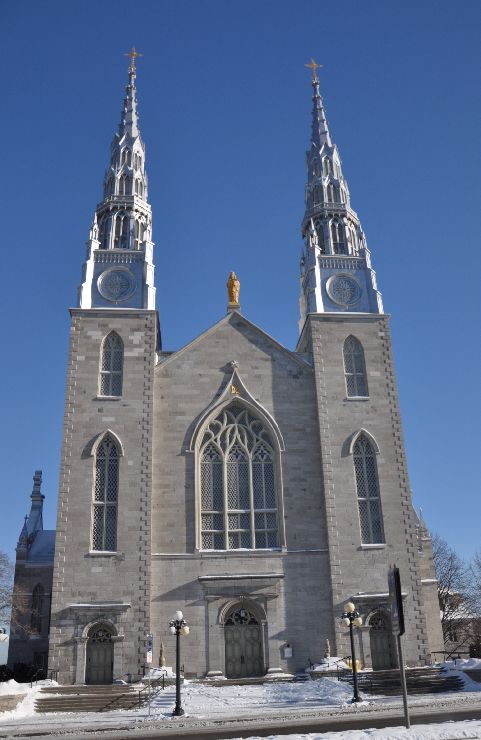
#> input picture images/church01.jpg, 481 x 740 px
$ python 8.2.1.py
#> lines starting #> are read from the running program, lines starting #| are printed output that depends on the picture; after the words box and inside, x2 and y2 are one past the last pixel; in counts of white or black regions, pixels touching at a corner belong together
# encoding=utf8
import numpy as np
import cv2

filename = "../images/church01.jpg"

img = cv2.imread(filename, 0)
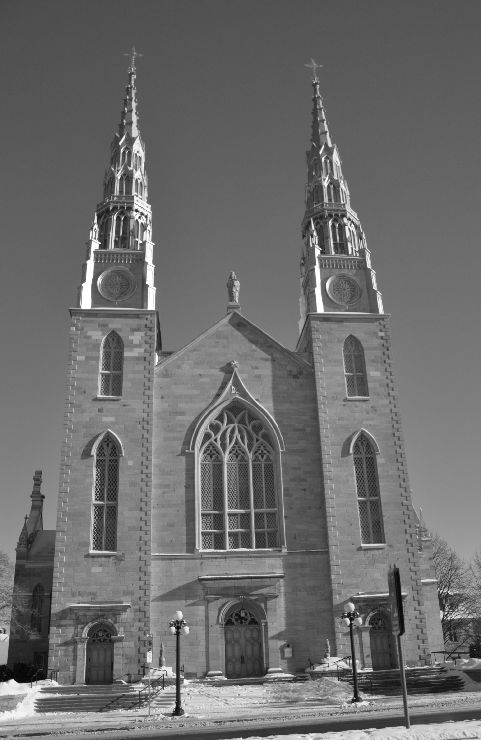
#> img: shape (740, 481); min 0, max 255, mean 108.3
cornerStrength = cv2.cornerHarris(img, 3, 3, 0.01)
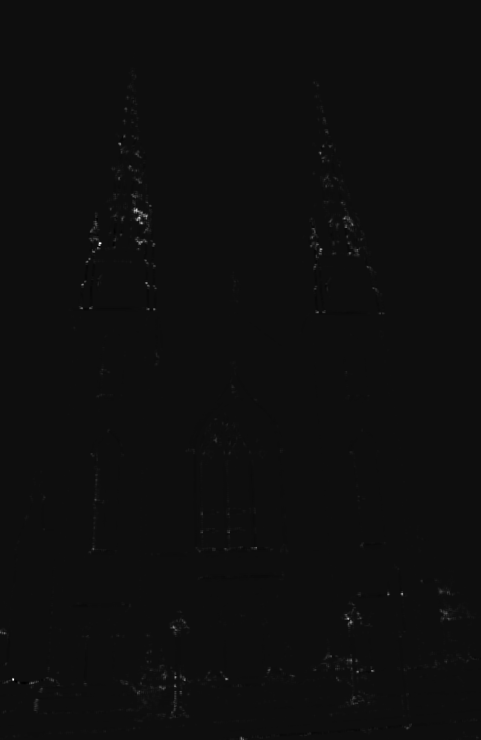
#> cornerStrength: shape (740, 481) float32; min -0.00136, max 0.0233, mean 3.96e-05; drawn with min black and max white

threshold = 0.0001
_, harrisCorners = cv2.threshold(cornerStrength, threshold, 255, cv2.THRESH_BINARY)
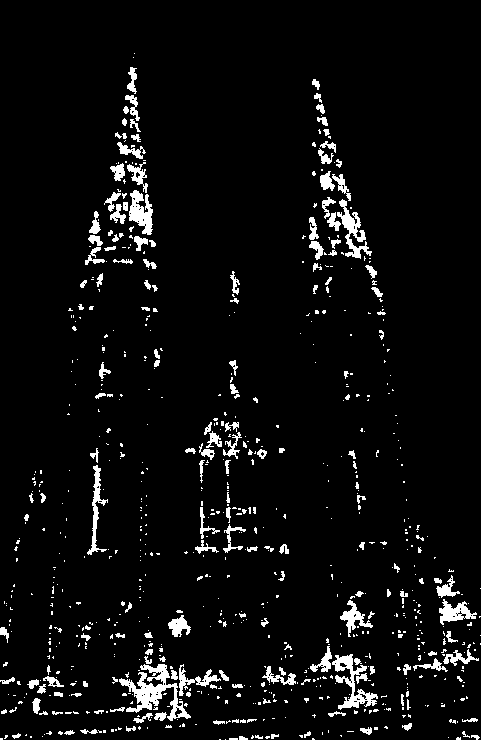
#> harrisCorners: shape (740, 481) float32; 5.2% white; 780 white regions (605 under 20 px), largest, box (x1, y1, x2, y2) and area: (119, 664, 191, 721) 1380, (332, 654, 378, 710) 850, (337, 199, 372, 259) 690

cv2.imshow('src gray', img)
cv2.imshow('harris Corners', harrisCorners)
cv2.waitKey(5000)
cv2.destroyAllWindows()

$ run again, with images/church02.jpg copied over images/church01.jpg
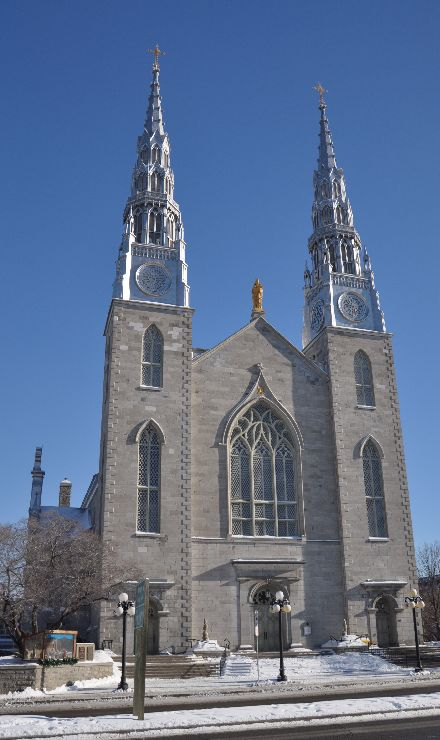
#> input picture images/church02.jpg, 440 x 740 px
#> `img = cv2.imread(filename, 0)`:
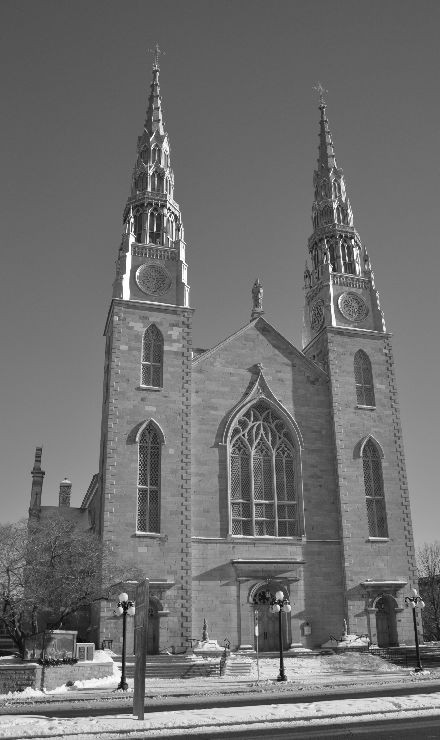
#> img: shape (740, 440); min 0, max 255, mean 111.8
#> `_, harrisCorners = cv2.threshold(cornerStrength, threshold, 255, cv2.T..`:
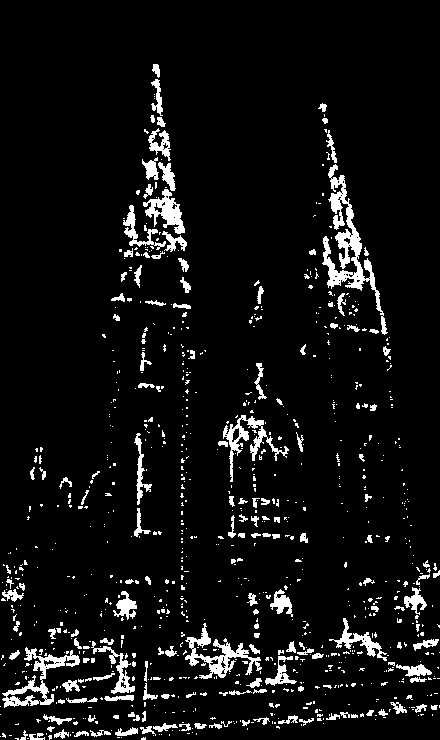
#> harrisCorners: shape (740, 440) float32; 6.7% white; 902 white regions (737 under 20 px), largest, box (x1, y1, x2, y2) and area: (322, 164, 388, 335) 2389, (185, 623, 262, 679) 1211, (2, 647, 80, 708) 1193

$ run again, with images/church03.jpg copied over images/church01.jpg
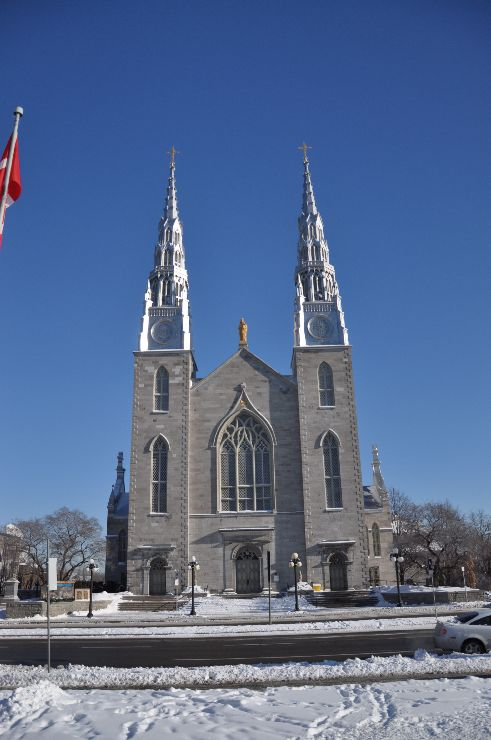
#> input picture images/church03.jpg, 491 x 740 px
#> `img = cv2.imread(filename, 0)`:
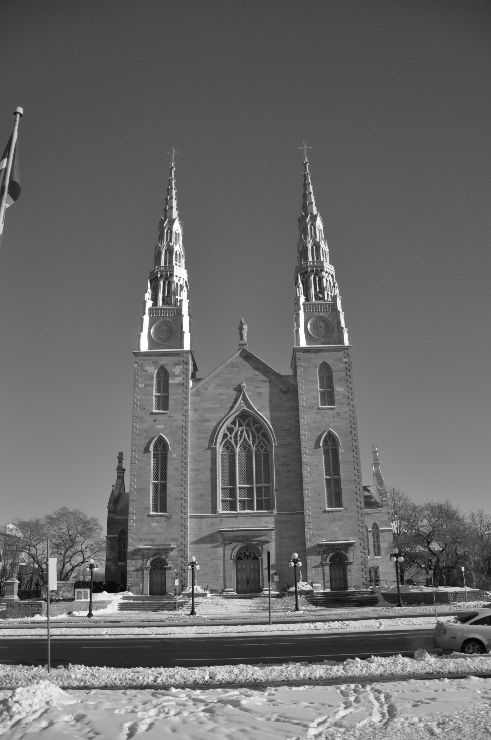
#> img: shape (740, 491); min 0, max 255, mean 106
#> `_, harrisCorners = cv2.threshold(cornerStrength, threshold, 255, cv2.T..`:
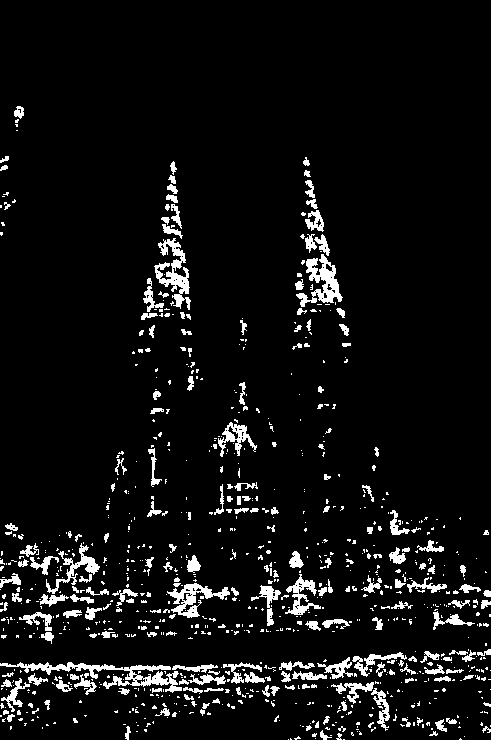
#> harrisCorners: shape (740, 491) float32; 6.6% white; 911 white regions (704 under 20 px), largest, box (x1, y1, x2, y2) and area: (0, 662, 182, 693) 1487, (154, 238, 191, 310) 1024, (296, 254, 343, 307) 993

$ run again, with images/baboon1.jpg copied over images/church01.jpg
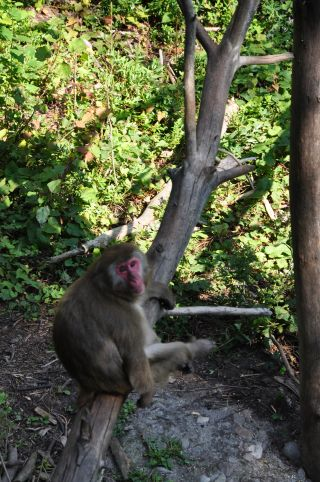
#> input picture images/baboon1.jpg, 320 x 482 px
#> `img = cv2.imread(filename, 0)`:
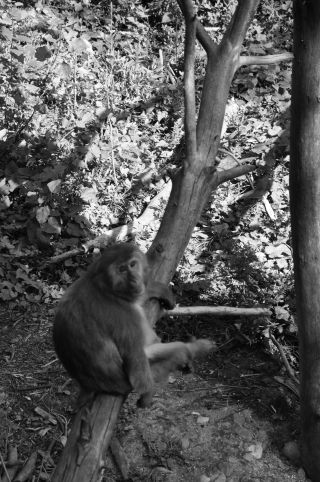
#> img: shape (482, 320); min 0, max 255, mean 87.2
#> `_, harrisCorners = cv2.threshold(cornerStrength, threshold, 255, cv2.T..`:
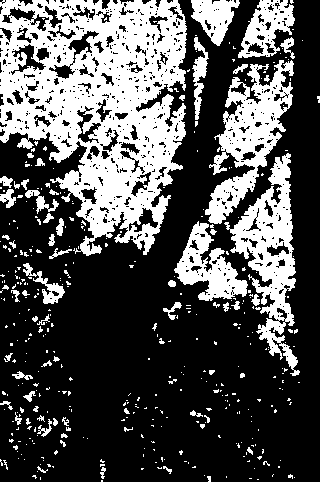
#> harrisCorners: shape (482, 320) float32; 32.7% white; 408 white regions (342 under 20 px), largest, box (x1, y1, x2, y2) and area: (0, 0, 187, 256) 27959, (224, 153, 300, 376) 5839, (205, 60, 294, 224) 5713
